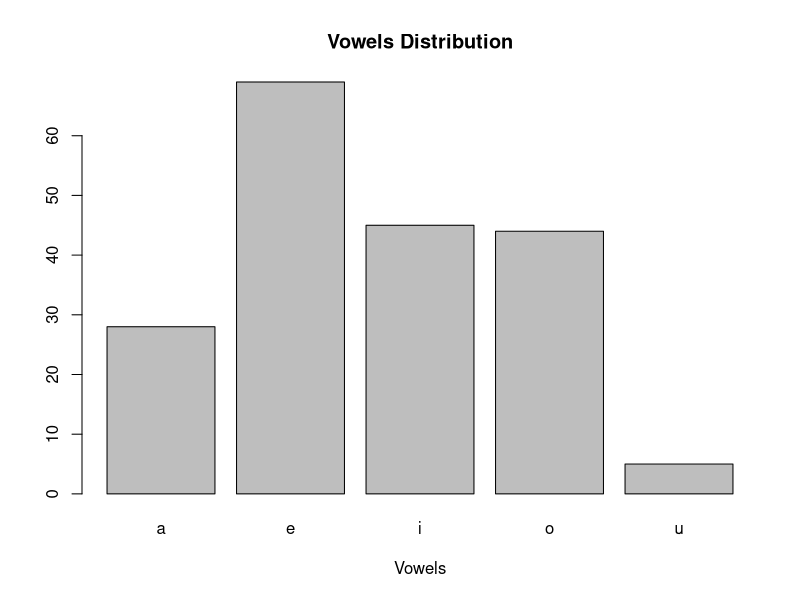

R code for this plot:
##============================================================================##
## MATH70094 Programming for Data Science Assessment 1 Question 2 2022
# Joana Tchavdarova Levtcheva
# CID 01252821
##============================================================================##

##============================================================================##
# Do not edit this code block
mytext <- paste0("It wa5 th3 b35t of t!m35, !t wa5 th3 wor5t of t!m35, !t wa5 ", 
                 "th3 ag3 of w!5dom, !t wa5 th3 ag3 of fool!5hn355, !t wa5 ", 
                 "th3 3poch of b3l!3f, !t wa5 th3 3poch of !ncr3dul!ty, !t ", 
                 "wa5 th3 53a5on of L!ght, !t wa5 th3 53a5on of Darkn355, !t ", 
                 "wa5 th3 5pr!ng of hop3, !t wa5 th3 w!nt3r of d35pa!r, w3 ", 
                 "had 3v3ryth!ng b3for3 u5, w3 had noth!ng b3for3 u5, w3 w3r3 ", 
                 "all go!ng d!r3ct to H3av3n, w3 w3r3 all go!ng d!r3ct th3 ", 
                 "oth3r way - !n 5hort, th3 p3r!od wa5 5o far l!k3 th3 ", 
                 "pr353nt p3r!od, that 5om3 of !t5 no!5!35t author!t!35 ", 
                 "!n5!5t3d on !t5 b3!ng r3c3!v3d, for good or for 3v!l, ", 
                 "!n th3 5up3rlat!v3 d3gr33 of compar!5on only.")
# Do not edit this code block
##============================================================================##


##=============================================================##
## Part A 

mytext_fixed = gsub("3", "e", mytext)
mytext_fixed = gsub("!", "i", mytext_fixed)
mytext_fixed = gsub("5", "s", mytext_fixed)
print(mytext_fixed)

##=============================================================##


##=============================================================##
## Part B 

# for loop iterating over a list please
mytext_fixed_no_punc = gsub("-", "", mytext_fixed)
mytext_fixed_no_punc = gsub(",", "", mytext_fixed_no_punc)
mytext_fixed_no_punc = gsub("[.]", "", mytext_fixed_no_punc)
print(mytext_fixed_no_punc)

##=============================================================##


##=============================================================##
## Part C (i)

mytext_fixed_no_punc_words = strsplit(mytext_fixed_no_punc, " ")[[1]]

# Approach 1
match_the = grep("\\<the\\>", mytext_fixed_no_punc_words)
count_the = length(match_the)
print(count_the)

# Approach 2
count_the = 0
for (element in mytext_fixed_no_punc_words) {
  if (element == 'the') {
    count_the = count_the + 1
  }
}
print(count_the)


##=============================================================##


##=============================================================##
## Part C(ii)

second_to_last_the_index = rev(match_the)[2]
current_index = 0
for (i in  1:length(mytext_fixed_no_punc_words)) {
  if (i != second_to_last_the_index) {
    current_index = current_index + nchar(mytext_fixed_no_punc_words[i]) + 1
  } else {
    my_the_index = current_index + 1
    break
  }
}
print(my_the_index)

##=============================================================##


##=============================================================##
## Part D 

letter_start_index = 244
count_index = 0
for (word in mytext_fixed_no_punc_words) {
  if (count_index + 1 != letter_start_index) {
    count_index = count_index + nchar(word) + 1
  } else {
    myword = word
    break
  }
}
print(myword)

##=============================================================##


##=============================================================##
## Part E (i) 
mytext_fixed_no_punc_no_whitesapces = gsub(" ", "", mytext_fixed_no_punc)
mychar_vec = strsplit(mytext_fixed_no_punc_no_whitesapces, "")[[1]]
print(mychar_vec)

##=============================================================##


##=============================================================##
## Part E (ii) 
mychar_vec_lower = tolower(mychar_vec)
counts = table(mychar_vec_lower)
print(counts)
##=============================================================##


##=============================================================##
## Part E (iii) 

show_counts <-function(mychar_vec) {
  print("Counts")
  print("------")
  for (letter in sort(unique(mychar_vec_lower))){
    x <- sprintf("%s: %s", letter, counts[[letter]])
    print(x)
  }
}

show_counts(mychar_vec)

##=============================================================##


##=============================================================##
## Part F 
vowels = c("a", "e", "i", "o", "u")
vowel_counts <- c()
for (vowel in vowels) {
  vowel_counts <- c(vowel_counts, counts[vowel])
}

barplot(vowel_counts, main="Vowels Distribution", xlab="Vowels")
##=============================================================##


##=============================================================##
## Code clarity

## Remember to strive for clarity of your code and use comments 
## where appropriate.
##=============================================================##


